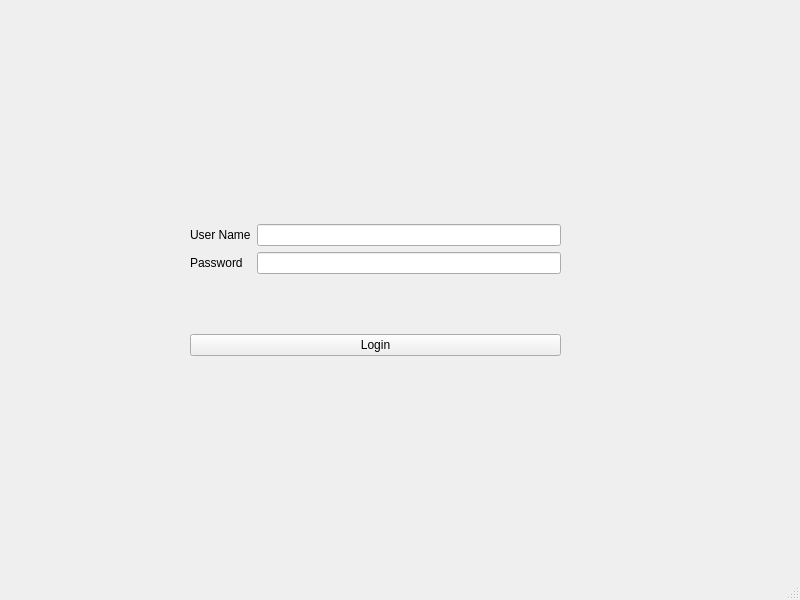
<?xml version="1.0" encoding="UTF-8"?>
<ui version="4.0">
 <class>SignIn</class>
 <widget class="QMainWindow" name="SignIn">
  <property name="geometry">
   <rect>
    <x>0</x>
    <y>0</y>
    <width>800</width>
    <height>600</height>
   </rect>
  </property>
  <property name="windowTitle">
   <string>MainWindow</string>
  </property>
  <widget class="QWidget" name="centralwidget">
   <widget class="QWidget" name="layoutWidget">
    <property name="geometry">
     <rect>
      <x>190</x>
      <y>170</y>
      <width>371</width>
      <height>241</height>
     </rect>
    </property>
    <layout class="QVBoxLayout" name="verticalLayout">
     <item>
      <layout class="QGridLayout" name="gridLayout">
       <item row="0" column="0">
        <widget class="QLabel" name="label">
         <property name="text">
          <string>User Name</string>
         </property>
        </widget>
       </item>
       <item row="0" column="1">
        <widget class="QLineEdit" name="username"/>
       </item>
       <item row="1" column="0">
        <widget class="QLabel" name="label_2">
         <property name="text">
          <string>Password</string>
         </property>
        </widget>
       </item>
       <item row="1" column="1">
        <widget class="QLineEdit" name="password"/>
       </item>
      </layout>
     </item>
     <item>
      <widget class="QPushButton" name="pushButton">
       <property name="text">
        <string>Login</string>
       </property>
      </widget>
     </item>
    </layout>
   </widget>
  </widget>
  <widget class="QMenuBar" name="menubar">
   <property name="geometry">
    <rect>
     <x>0</x>
     <y>0</y>
     <width>800</width>
     <height>21</height>
    </rect>
   </property>
  </widget>
  <widget class="QStatusBar" name="statusbar"/>
 </widget>
 <resources/>
 <connections/>
</ui>
